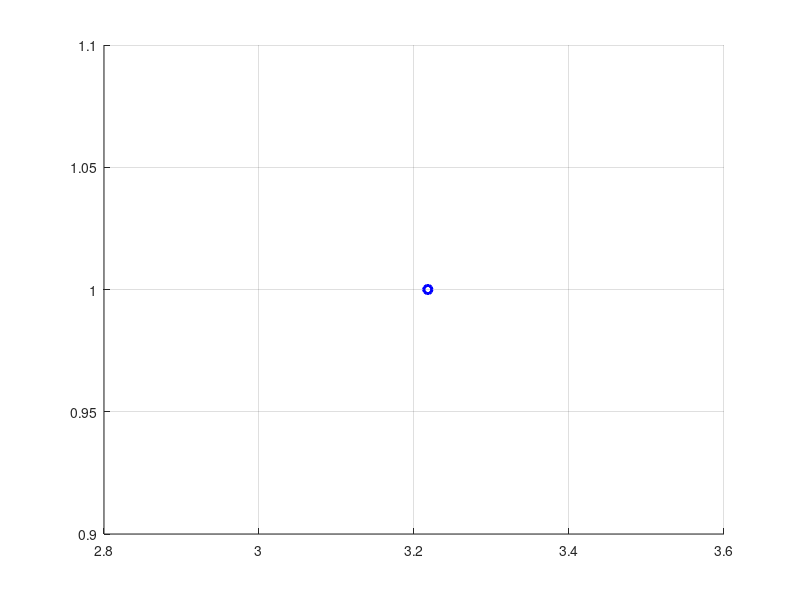

MATLAB code for this plot:
close all; 
clc;
clear all;
bem=[ 1,1,0,1,1,1,1,1,0,1; 
      1,0,1,0,0,1,0,0,1,0];
eredmeny= [1;0];
[N, n] = size(bem);
tanulrata=1;
s=rand(N,n);
E=1;
%rektor ur altal hasznalt kodresz
% for i=1:50
%    y(i)=-10*i/50+5;
%    ay(i)=1/(1+exp(-10*y(i)));
% end
% plot(y,ay); hold on; grid on;pause;

hold on; grid on;
E=1;
while E~=0
    E=0;
    for i=1:N
        yi = 0;
        for j=1:n
            yi = yi + bem(i,j)*s(i,j);
        end;
        if yi>=0
            yo=1;
        else
            yo=0;
        end;
       y(i) = yo;
       ei = eredmeny(i) - yo;
       s = s + tanulrata*ei*bem(i,:);
       E = E + ei^2;
    end
    for i=1:N
        if yi==0
            hold on; grid on;
            plot(yi,y(i),'ro','LineWidth',2.0);
        end;
        if yi>0
               hold on; grid on;
               plot(yi,y(i),'bo','LineWidth',2.0);
         end;
     end;
   
    pause()
    y
end;
